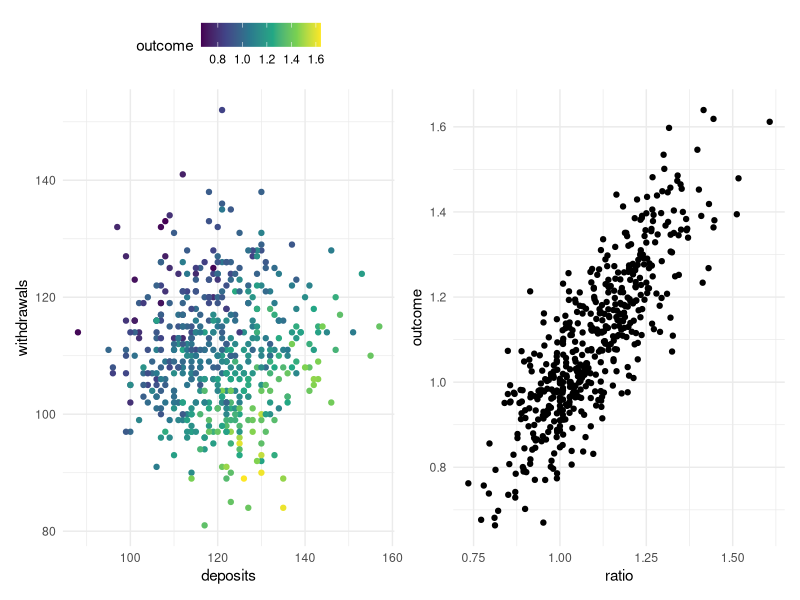

Source code (R):
## ---- chunk 1
#| label: fig-numeric-ratios
#| echo: false
#| message: false
#| fig-cap: |
#|   Some relationships can be detangled using ratios.
#| fig-alt: |
#|   2 scatter charts. The left chart has points evenly scattered along the x (deposits) and y (withdrawals) axis. A color scale is used to indicate the outcome variable, which appears to have high values when deposits are high and withdrawals are low. The right chart shows the ratio of these two variables plotted along the x-axis and the outcome plotted along the y-axis. They appear to follow each other linearly with some noise.
set.seed(1234)
library(tidyverse)
library(patchwork)

ratio_data <- tibble(
  deposits = rpois(500, 120),
  withdrawals = rpois(500, 110)
) |>
  mutate(outcome = deposits / withdrawals + rnorm(500, sd = 0.1)) 

g1 <- ratio_data |>
  ggplot(aes(deposits, withdrawals, color = outcome)) +
  geom_point() +
  scale_color_viridis_c() +
  theme_minimal() +
  theme(legend.position = "top")

g2 <- ratio_data |>
  mutate(ratio = deposits / withdrawals) |>
  ggplot(aes(ratio, outcome)) +
  geom_point() +
  theme_minimal()

g1 + g2
